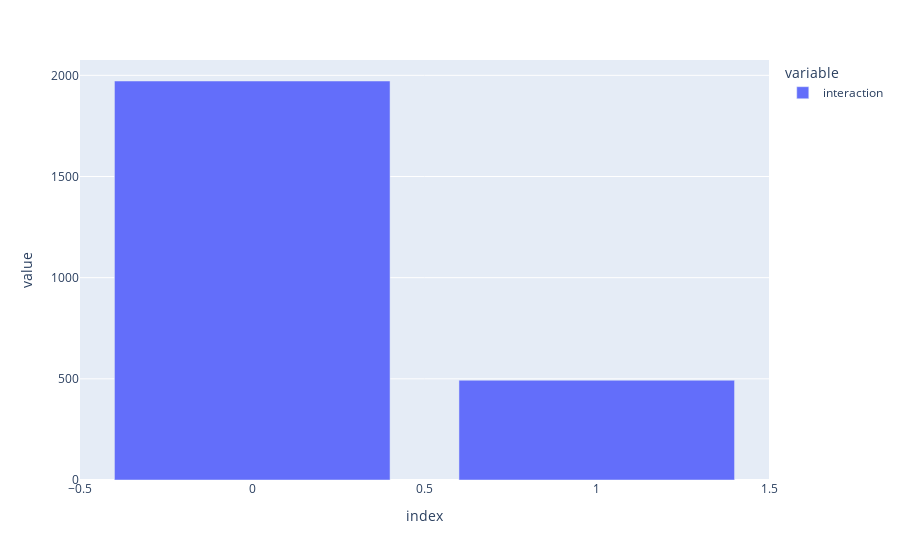

Here is the notebook cell this chart was saved with:
### Code cell
px.bar(balanced_dataset.interaction.value_counts())

### Figure 1 — Plotly figure (JSON) as saved in the notebook; plotly's stock layout.template omitted (floating-point values rounded to 4 significant figures)
{"data": [{"alignmentgroup": "True", "hovertemplate": "variable=interaction<br>index=%{x}<br>value=%{y}<extra></extra>", "legendgroup": "interaction", "marker": {"color": "#636efa", "pattern": {"shape": ""}}, "name": "interaction", "offsetgroup": "interaction", "orientation": "v", "showlegend": true, "textposition": "auto", "type": "bar", "x": [0, 1], "xaxis": "x", "y": [1972, 493], "yaxis": "y"}], "layout": {"barmode": "relative", "legend": {"title": {"text": "variable"}, "tracegroupgap": 0}, "margin": {"t": 60}, "xaxis": {"anchor": "y", "domain": [0, 1], "title": {"text": "index"}}, "yaxis": {"anchor": "x", "domain": [0, 1], "title": {"text": "value"}}}}
